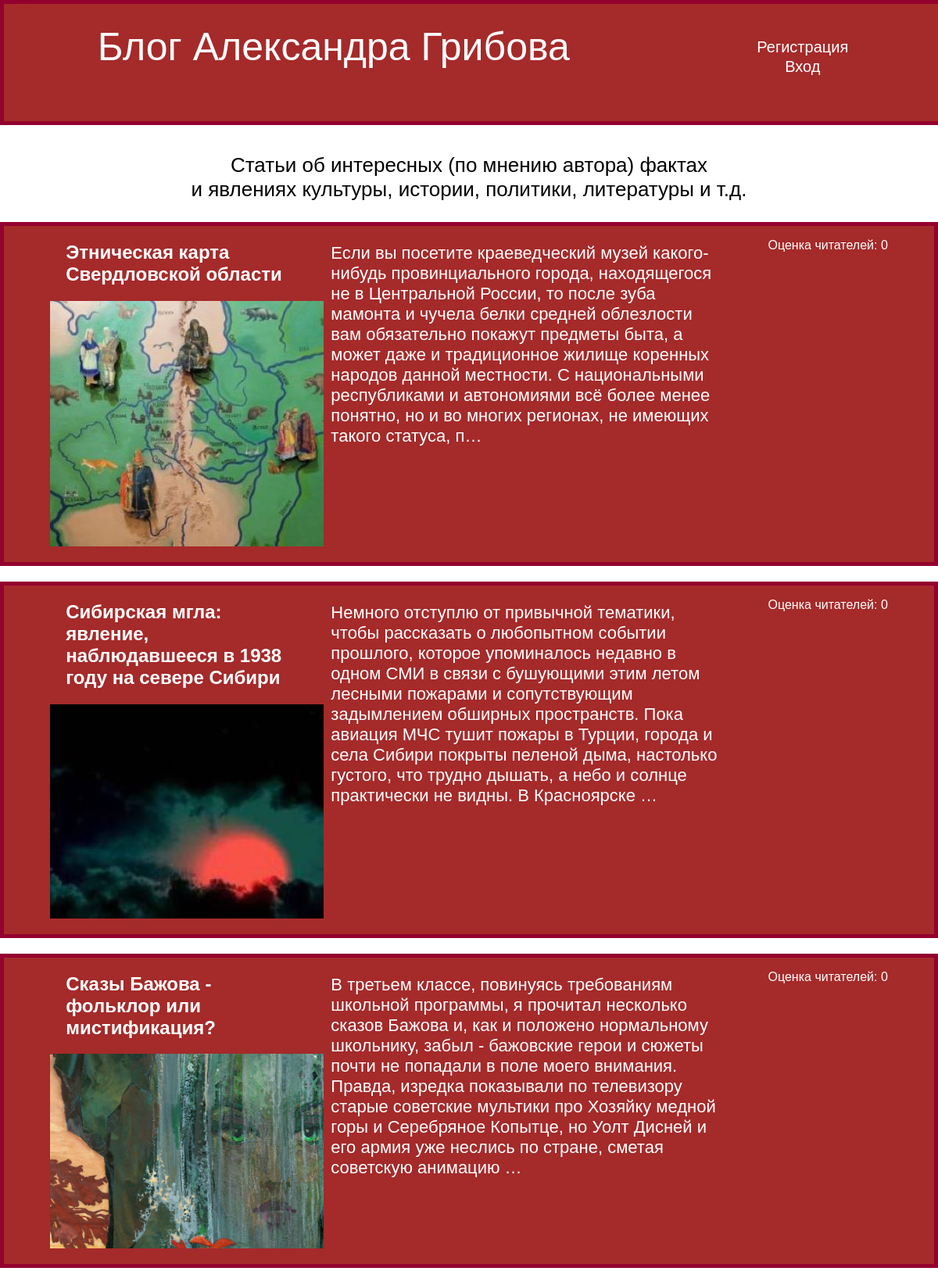
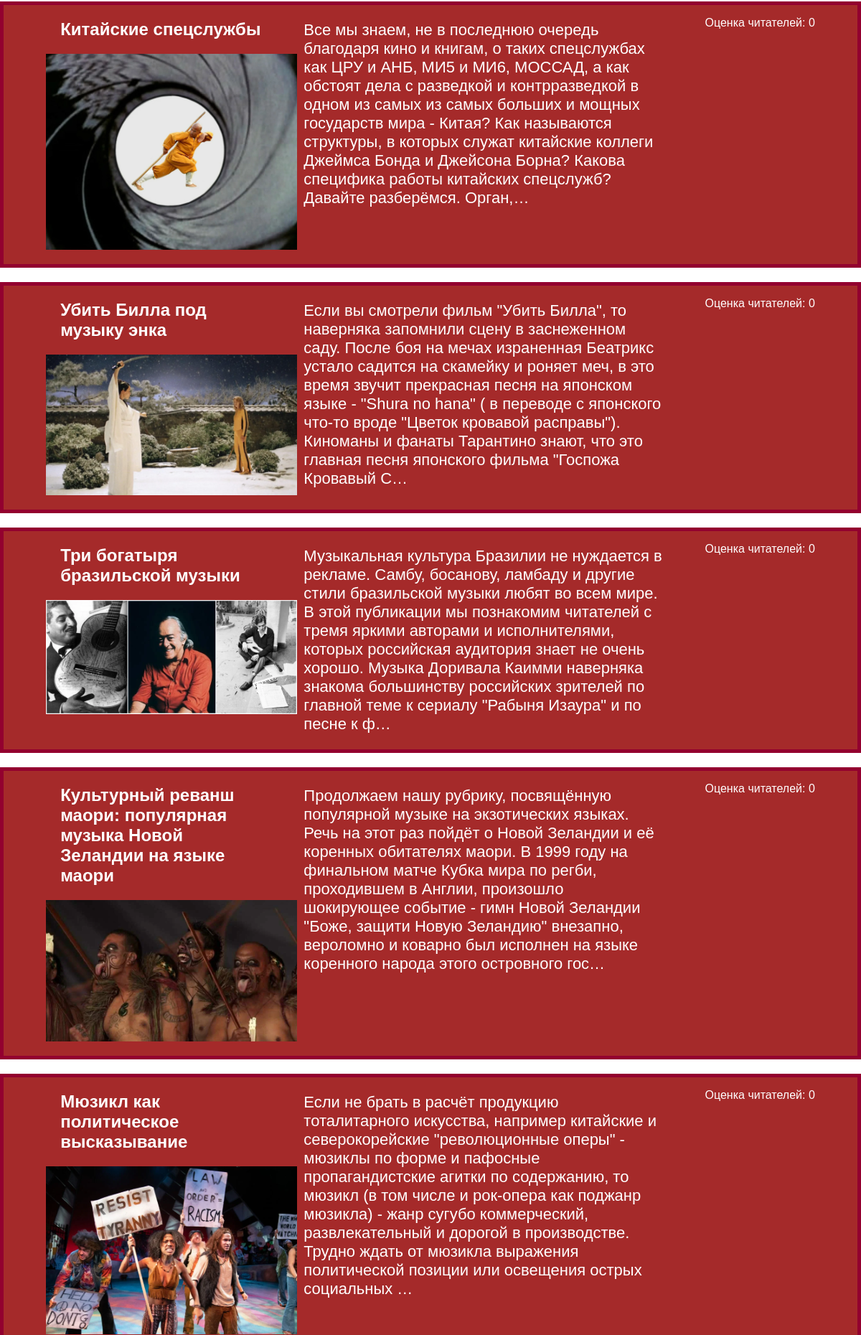
The page / (upper part) on the database its author committed (2 pictures, top to bottom).
### articles/models.py (models this page shows, shortened)
class Articles(models.Model):
    objects = None
    title = models.CharField(max_length=200)
    title_pic = models.ImageField(upload_to='articles/images/')
    art_text = models.TextField()
    rating = models.IntegerField(default=0, null=True, blank=True)

### articles/views.py (the view)
# urls.py: path('', views.index, name='index'),
def index(request):
    arts = Articles.objects.all()
    prof = request.user
    return render(request, 'articles/index.html', {'arts': arts, "prof": prof})

### articles/templates/articles/index.html
{% extends "articles/base.html" %}
{% block content %}
<p class="des">Статьи об интересных (по мнению автора) фактах<br>
    и явлениях культуры, истории, политики, литературы и т.д. </p>
{% for art in arts %}
<div class="element">
    <div class="title">
        <h2 class="top"><a href="{% url 'detail' art.id %}" target="_blank">{{ art.title }}</a></h2>
        <p class="img"><img src="{{ art.title_pic.url }}" alt=""></p>
    </div>
        <p class="text"><a href="{% url 'detail' art.id %}" target="_blank">{{ art.art_text|truncatechars:400 }}</a></p>
        <p class="rating">Оценка читателей: {{ art.rating }}</p>
</div>
{% endfor %}
{% endblock %}

### articles/static/css/style.css (style rules this page uses)
body { margin: 0; font-family: sans-serif; }
.des { text-align: center; font-size: 26px; padding-top: 170px; }
.text { width: 500px; font-size: 22px; }
.title { width: 300px; }
.element { display: flex; justify-content: space-evenly; background: brown; margin-top: 20px; border: 5px solid #93002F; color: white; }
a { text-decoration: none; color: white; }
.img { text-align: center; }
.top { padding-left: 20px; }

### rows shown on the page
Articles: title "Этническая карта Свердловской области", title_pic (picture), art_text "Если вы посетите краеведческий музей какого-нибудь провинциального города, находящегося не в Центральной России, то после зуба мамонта и чучела белки средней облезлости вам обязательно покажут предметы быта, а может даже и традиционное жилище коренных народов данной местности. С национальными республиками и автономиями всё более менее понятно, но и во многих регионах, не имеющих такого статуса, п…", rating "0"
Articles: title "Сибирская мгла: явление, наблюдавшееся в 1938 году на севере Сибири", title_pic (picture), art_text "Немного отступлю от привычной тематики, чтобы рассказать о любопытном событии прошлого, которое упоминалось недавно в одном СМИ в связи с бушующими этим летом лесными пожарами и сопутствующим задымлением обширных пространств. Пока авиация МЧС тушит пожары в Турции, города и села Сибири покрыты пеленой дыма, настолько густого, что трудно дышать, а небо и солнце практически не видны. В Красноярске …", rating "0"
Articles: title "Сказы Бажова - фольклор или мистификация?", title_pic (picture), art_text "В третьем классе, повинуясь требованиям школьной программы, я прочитал несколько сказов Бажова и, как и положено нормальному школьнику, забыл - бажовские герои и сюжеты почти не попадали в поле моего внимания. Правда, изредка показывали по телевизору старые советские мультики про Хозяйку медной горы и Серебряное Копытце, но Уолт Дисней и его армия уже неслись по стране, сметая советскую анимацию …", rating "0"
Articles: title "Китайские спецслужбы", title_pic (picture), art_text "Все мы знаем, не в последнюю очередь благодаря кино и книгам, о таких спецслужбах как ЦРУ и АНБ, МИ5 и МИ6, МОССАД, а как обстоят дела с разведкой и контрразведкой в одном из самых из самых больших и мощных государств мира - Китая? Как называются структуры, в которых служат китайские коллеги Джеймса Бонда и Джейсона Борна? Какова специфика работы китайских спецслужб? Давайте разберёмся. Орган,…", rating "0"
Articles: title "Убить Билла под музыку энка", title_pic (picture), art_text "Если вы смотрели фильм \"Убить Билла\", то наверняка запомнили сцену в заснеженном саду. После боя на мечах израненная Беатрикс устало садится на скамейку и роняет меч, в это время звучит прекрасная песня на японском языке - \"Shura no hana\" ( в переводе с японского что-то вроде \"Цветок кровавой расправы\"). Киноманы и фанаты Тарантино знают, что это главная песня японского фильма \"Госпожа Кровавый С…", rating "0"
Articles: title "Три богатыря бразильской музыки", title_pic (picture), art_text "Музыкальная культура Бразилии не нуждается в рекламе. Самбу, босанову, ламбаду и другие стили бразильской музыки любят во всем мире. В этой публикации мы познакомим читателей с тремя яркими авторами и исполнителями, которых российская аудитория знает не очень хорошо. Музыка Доривала Каимми наверняка знакома большинству российских зрителей по главной теме к сериалу \"Рабыня Изаура\" и по песне к ф…", rating "0"
Articles: title "Культурный реванш маори: популярная музыка Новой Зеландии на языке маори", title_pic (picture), art_text "Продолжаем нашу рубрику, посвящённую популярной музыке на экзотических языках. Речь на этот раз пойдёт о Новой Зеландии и её коренных обитателях маори. В 1999 году на финальном матче Кубка мира по регби, проходившем в Англии, произошло шокирующее событие - гимн Новой Зеландии \"Боже, защити Новую Зеландию\" внезапно, вероломно и коварно был исполнен на языке коренного народа этого островного гос…", rating "0"
Articles: title "Мюзикл как политическое высказывание", title_pic (picture), art_text "Если не брать в расчёт продукцию тоталитарного искусства, например китайские и северокорейские \"революционные оперы\" - мюзиклы по форме и пафосные пропагандистские агитки по содержанию, то мюзикл (в том числе и рок-опера как поджанр мюзикла) - жанр сугубо коммерческий, развлекательный и дорогой в производстве. Трудно ждать от мюзикла выражения политической позиции или освещения острых социальных …", rating "0"
